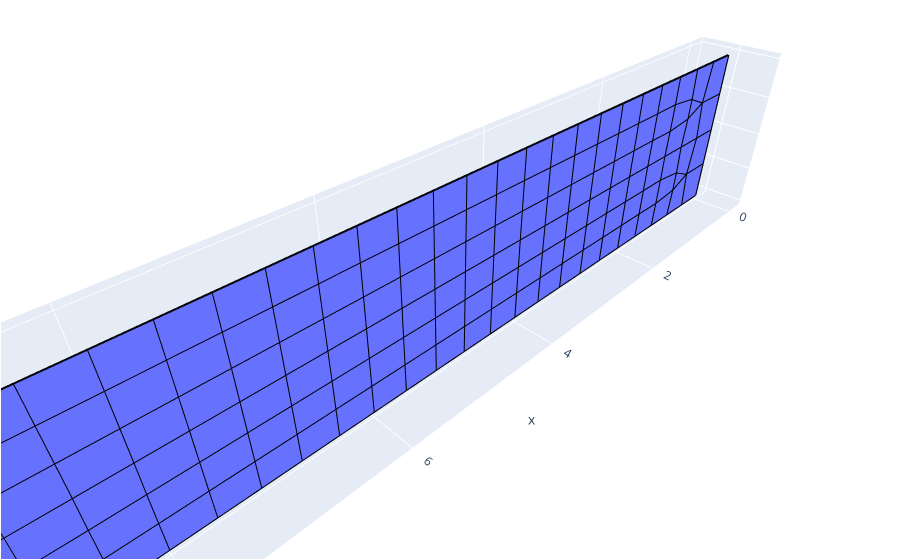

Notebook code for this chart:
### Code cell
axm.Surfaces.plot(plot_edges=True)
